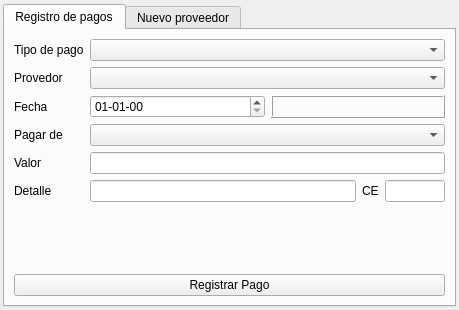
<?xml version="1.0" encoding="UTF-8"?>
<ui version="4.0">
 <class>PaymentsWindow</class>
 <widget class="QWidget" name="PaymentsWindow">
  <property name="geometry">
   <rect>
    <x>0</x>
    <y>0</y>
    <width>459</width>
    <height>310</height>
   </rect>
  </property>
  <property name="windowTitle">
   <string>Dialog</string>
  </property>
  <layout class="QVBoxLayout" name="verticalLayout">
   <property name="leftMargin">
    <number>3</number>
   </property>
   <property name="topMargin">
    <number>4</number>
   </property>
   <property name="rightMargin">
    <number>3</number>
   </property>
   <property name="bottomMargin">
    <number>3</number>
   </property>
   <item>
    <widget class="QTabWidget" name="tabWidget">
     <property name="minimumSize">
      <size>
       <width>0</width>
       <height>0</height>
      </size>
     </property>
     <property name="currentIndex">
      <number>0</number>
     </property>
     <widget class="QWidget" name="tab_payments">
      <attribute name="title">
       <string>Registro de pagos</string>
      </attribute>
      <layout class="QVBoxLayout" name="verticalLayout_2">
       <item>
        <layout class="QFormLayout" name="formLayout">
         <item row="1" column="0">
          <widget class="QLabel" name="label_provider">
           <property name="text">
            <string>Provedor</string>
           </property>
          </widget>
         </item>
         <item row="1" column="1">
          <widget class="QComboBox" name="combobox_provider"/>
         </item>
         <item row="2" column="0">
          <widget class="QLabel" name="label_date0">
           <property name="text">
            <string>Fecha</string>
           </property>
          </widget>
         </item>
         <item row="4" column="0">
          <widget class="QLabel" name="label_value">
           <property name="text">
            <string>Valor</string>
           </property>
          </widget>
         </item>
         <item row="4" column="1">
          <widget class="QLineEdit" name="lineedit_value"/>
         </item>
         <item row="0" column="0">
          <widget class="QLabel" name="label_type">
           <property name="text">
            <string>Tipo de pago</string>
           </property>
          </widget>
         </item>
         <item row="0" column="1">
          <widget class="QComboBox" name="combobox_type"/>
         </item>
         <item row="3" column="0">
          <widget class="QLabel" name="label_from">
           <property name="text">
            <string>Pagar de</string>
           </property>
          </widget>
         </item>
         <item row="3" column="1">
          <widget class="QComboBox" name="combobox_from"/>
         </item>
         <item row="5" column="0">
          <widget class="QLabel" name="label_detail">
           <property name="text">
            <string>Detalle</string>
           </property>
          </widget>
         </item>
         <item row="2" column="1">
          <layout class="QHBoxLayout" name="horizontalLayout">
           <item>
            <widget class="QDateEdit" name="dateedit_date">
             <property name="displayFormat">
              <string>dd-MM-yy</string>
             </property>
            </widget>
           </item>
           <item>
            <widget class="QLabel" name="label_date">
             <property name="frameShape">
              <enum>QFrame::Box</enum>
             </property>
             <property name="frameShadow">
              <enum>QFrame::Raised</enum>
             </property>
             <property name="text">
              <string/>
             </property>
            </widget>
           </item>
          </layout>
         </item>
         <item row="5" column="1">
          <layout class="QHBoxLayout" name="horizontalLayout_2">
           <item>
            <widget class="QLineEdit" name="lineedit_detail"/>
           </item>
           <item>
            <widget class="QLabel" name="label_voucher">
             <property name="text">
              <string>CE</string>
             </property>
            </widget>
           </item>
           <item>
            <widget class="QLineEdit" name="lineedit_voucher">
             <property name="sizePolicy">
              <sizepolicy hsizetype="Maximum" vsizetype="Fixed">
               <horstretch>0</horstretch>
               <verstretch>0</verstretch>
              </sizepolicy>
             </property>
             <property name="minimumSize">
              <size>
               <width>0</width>
               <height>0</height>
              </size>
             </property>
             <property name="maximumSize">
              <size>
               <width>60</width>
               <height>16777215</height>
              </size>
             </property>
            </widget>
           </item>
          </layout>
         </item>
        </layout>
       </item>
       <item>
        <widget class="QPushButton" name="button_savepayment">
         <property name="enabled">
          <bool>true</bool>
         </property>
         <property name="text">
          <string>Registrar Pago</string>
         </property>
        </widget>
       </item>
      </layout>
     </widget>
     <widget class="QWidget" name="tab_provider">
      <attribute name="title">
       <string>Nuevo proveedor</string>
      </attribute>
      <layout class="QVBoxLayout" name="verticalLayout_3">
       <item>
        <layout class="QFormLayout" name="formLayout_2">
         <property name="fieldGrowthPolicy">
          <enum>QFormLayout::AllNonFixedFieldsGrow</enum>
         </property>
         <item row="0" column="0">
          <widget class="QLabel" name="label_id">
           <property name="text">
            <string>Identificación</string>
           </property>
          </widget>
         </item>
         <item row="0" column="1">
          <widget class="QLineEdit" name="lineedit_id">
           <property name="readOnly">
            <bool>false</bool>
           </property>
          </widget>
         </item>
         <item row="1" column="0">
          <widget class="QLabel" name="label_name">
           <property name="text">
            <string>Nombre</string>
           </property>
          </widget>
         </item>
         <item row="1" column="1">
          <widget class="QLineEdit" name="lineedit_name"/>
         </item>
         <item row="2" column="0">
          <widget class="QLabel" name="label_phone">
           <property name="text">
            <string>Teléfono</string>
           </property>
          </widget>
         </item>
         <item row="2" column="1">
          <widget class="QLineEdit" name="lineedit_phone"/>
         </item>
         <item row="3" column="0">
          <widget class="QLabel" name="label_address">
           <property name="text">
            <string>Dirección</string>
           </property>
          </widget>
         </item>
         <item row="3" column="1">
          <widget class="QLineEdit" name="lineedit_address"/>
         </item>
        </layout>
       </item>
       <item>
        <widget class="QPushButton" name="button_saveprovider">
         <property name="enabled">
          <bool>true</bool>
         </property>
         <property name="text">
          <string>Guardar Proveedor</string>
         </property>
        </widget>
       </item>
      </layout>
     </widget>
    </widget>
   </item>
  </layout>
 </widget>
 <resources/>
 <connections/>
</ui>
